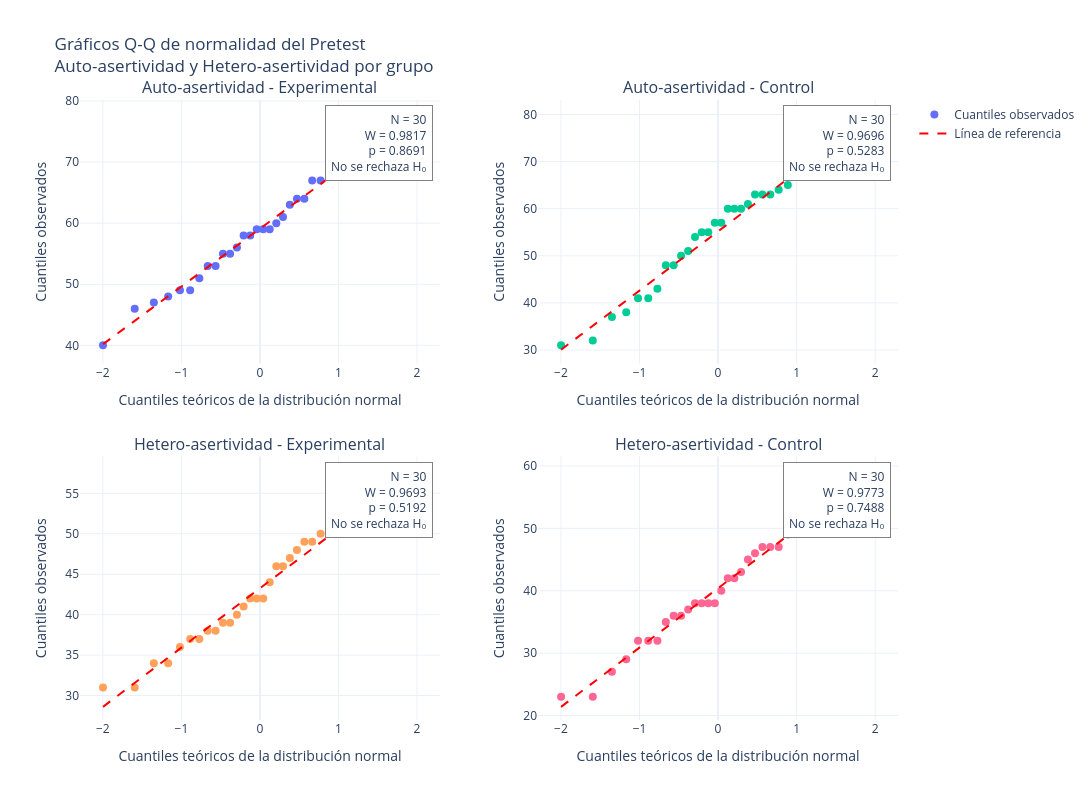

The cell this chart's notebook holds for it:
### Code cell
alpha = 0.05

# Seleccionar el test
test = 'pretest'

variables = ['Auto-asertividad', 'Hetero-asertividad']
grupos = ['experimental', 'control']

# Normalizar categorías
datos = estilos_aplicados.copy()

for columna in ['Grupo', 'Test']:
    datos[columna] = (
        datos[columna]
        .astype(str)
        .str.strip()
        .str.lower()
    )

# Filtrar test seleccionado
datos_test = datos[
    datos['Test'] == test
].copy()

# Crear subgráficos: 2 filas x 2 columnas
fig = make_subplots(
    rows=2,
    cols=2,
    subplot_titles=[
        f'{variable} - {grupo.capitalize()}'
        for variable in variables
        for grupo in grupos
    ],
    horizontal_spacing=0.12,
    vertical_spacing=0.15
)

# Recorrer variables y grupos
for fila, variable in enumerate(variables, start=1):

    for columna, grupo_nombre in enumerate(grupos, start=1):

        # Filtrar datos
        datos_filtrados = datos_test[
            datos_test['Grupo'] == grupo_nombre
        ]

        valores = (
            datos_filtrados[variable]
            .dropna()
            .to_numpy()
        )

        n = len(valores)

        # Verificar tamaño mínimo
        if n < 3:
            continue

        # Prueba de Shapiro-Wilk
        resultado_shapiro = shapiro(valores)

        W = resultado_shapiro.statistic
        pvalue = resultado_shapiro.pvalue

        # Calcular cuantiles teóricos y observados
        (cuantiles_teoricos, cuantiles_observados), (
            pendiente, intercepto, r
        ) = probplot(
            valores,
            dist='norm',
            fit=True
        )

        # Gráfico Q-Q
        fig.add_trace(
            go.Scatter(
                x=cuantiles_teoricos,
                y=cuantiles_observados,
                mode='markers',
                name='Cuantiles observados',
                showlegend=(
                    fila == 1 and columna == 1
                ),
                marker=dict(size=8),
                hovertemplate=(
                    'Cuantil teórico: %{x:.3f}<br>'
                    'Cuantil observado: %{y:.3f}'
                    '<extra></extra>'
                )
            ),
            row=fila,
            col=columna
        )

        # Línea de referencia
        x_linea = np.linspace(
            min(cuantiles_teoricos),
            max(cuantiles_teoricos),
            100
        )

        y_linea = pendiente * x_linea + intercepto

        fig.add_trace(
            go.Scatter(
                x=x_linea,
                y=y_linea,
                mode='lines',
                name='Línea de referencia',
                showlegend=(
                    fila == 1 and columna == 1
                ),
                line=dict(
                    color='red',
                    dash='dash',
                    width=2
                ),
                hoverinfo='skip'
            ),
            row=fila,
            col=columna
        )

        # Decisión de normalidad
        if pvalue > alpha:
            decision = 'No se rechaza H₀'
        else:
            decision = 'Se rechaza H₀'

        # Anotación de resultados
        fig.add_annotation(
            x=0.98,
            y=0.98,
            xref='x domain',
            yref='y domain',
            text=(
                f'N = {n}<br>'
                f'W = {W:.4f}<br>'
                f'p = {pvalue:.4f}<br>'
                f'{decision}'
            ),
            showarrow=False,
            align='right',
            bgcolor='white',
            bordercolor='gray',
            borderwidth=1,
            borderpad=5,
            row=fila,
            col=columna
        )

# Configuración general
fig.update_layout(
    title=(
        f'Gráficos Q-Q de normalidad del {test.capitalize()}'
        '<br>Auto-asertividad y Hetero-asertividad por grupo'
    ),
    height=800,
    width=1200,
    template='plotly_white'
)

# Configurar ejes
fig.update_xaxes(
    title_text='Cuantiles teóricos de la distribución normal'
)

fig.update_yaxes(
    title_text='Cuantiles observados'
)

fig.show()

### Figure 1 — Plotly figure (JSON) as saved in the notebook; plotly's stock layout.template omitted (floating-point values rounded to 4 significant figures)
{"data": [{"hovertemplate": "Cuantil teórico: %{x:.3f}<br>Cuantil observado: %{y:.3f}<extra></extra>", "marker": {"size": 8}, "mode": "markers", "name": "Cuantiles observados", "showlegend": true, "type": "scatter", "x": [-1.998, -1.595, -1.351, -1.169, -1.019, -0.8885, -0.7719, -0.6651, -0.5653, -0.4709, -0.3805, -0.2931, -0.2079, -0.1241, -0.04129, 0.04129, 0.1241, 0.2079, 0.2931, 0.3805, 0.4709, 0.5653, 0.6651, 0.7719, 0.8885, 1.019, 1.169, 1.351, 1.595, 1.998], "xaxis": "x", "y": [40, 46, 47, 48, 49, 49, 51, 53, 53, 55, 55, 56, 58, 58, 59, 59, 59, 60, 61, 63, 64, 64, 67, 67, 69, 69, 70, 74, 74, 76], "yaxis": "y"}, {"hoverinfo": "skip", "line": {"color": "red", "dash": "dash", "width": 2}, "mode": "lines", "name": "Línea de referencia", "showlegend": true, "type": "scatter", "x": [-1.998, -1.958, -1.918, -1.877, -1.837, -1.796, -1.756, -1.716, -1.675, -1.635, -1.595, -1.554, -1.514, -1.474, -1.433, -1.393, -1.352, -1.312, -1.272, -1.231, -1.191, -1.151, -1.11, -1.07, -1.029, -0.9891, -0.9487, -0.9083, -0.868, -0.8276, -0.7872, -0.7469, -0.7065, -0.6661, -0.6257, -0.5854, -0.545, -0.5046, -0.4643, -0.4239, -0.3835, -0.3431, -0.3028, -0.2624, -0.222, -0.1817, -0.1413, -0.1009, -0.06056, -0.02019, 0.02019, 0.06056, 0.1009, 0.1413, 0.1817, 0.222, 0.2624, 0.3028, 0.3431, 0.3835, 0.4239, 0.4643, 0.5046, 0.545, 0.5854, 0.6257, 0.6661, 0.7065, 0.7469, 0.7872, 0.8276, 0.868, 0.9083, 0.9487, 0.9891, 1.029, 1.07, 1.11, 1.151, 1.191, 1.231, 1.272, 1.312, 1.352, 1.393, 1.433, 1.474, 1.514, 1.554, 1.595, 1.635, 1.675, 1.716, 1.756, 1.796, 1.837, 1.877, 1.918, 1.958, 1.998], "xaxis": "x", "y": [40.19, 40.57, 40.95, 41.33, 41.72, 42.1, 42.48, 42.86, 43.24, 43.63, 44.01, 44.39, 44.77, 45.16, 45.54, 45.92, 46.3, 46.68, 47.07, 47.45, 47.83, 48.21, 48.59, 48.98, 49.36, 49.74, 50.12, 50.5, 50.89, 51.27, 51.65, 52.03, 52.41, 52.8, 53.18, 53.56, 53.94, 54.32, 54.71, 55.09, 55.47, 55.85, 56.23, 56.62, 57.0, 57.38, 57.76, 58.14, 58.53, 58.91, 59.29, 59.67, 60.06, 60.44, 60.82, 61.2, 61.58, 61.97, 62.35, 62.73, 63.11, 63.49, 63.88, 64.26, 64.64, 65.02, 65.4, 65.79, 66.17, 66.55, 66.93, 67.31, 67.7, 68.08, 68.46, 68.84, 69.22, 69.61, 69.99, 70.37, 70.75, 71.13, 71.52, 71.9, 72.28, 72.66, 73.04, 73.43, 73.81, 74.19, 74.57, 74.96, 75.34, 75.72, 76.1, 76.48, 76.87, 77.25, 77.63, 78.01], "yaxis": "y"}, {"hovertemplate": "Cuantil teórico: %{x:.3f}<br>Cuantil observado: %{y:.3f}<extra></extra>", "marker": {"size": 8}, "mode": "markers", "name": "Cuantiles observados", "showlegend": false, "type": "scatter", "x": [-1.998, -1.595, -1.351, -1.169, -1.019, -0.8885, -0.7719, -0.6651, -0.5653, -0.4709, -0.3805, -0.2931, -0.2079, -0.1241, -0.04129, 0.04129, 0.1241, 0.2079, 0.2931, 0.3805, 0.4709, 0.5653, 0.6651, 0.7719, 0.8885, 1.019, 1.169, 1.351, 1.595, 1.998], "xaxis": "x2", "y": [31, 32, 37, 38, 41, 41, 43, 48, 48, 50, 51, 54, 55, 55, 57, 57, 60, 60, 60, 61, 63, 63, 63, 64, 65, 67, 70, 71, 71, 79], "yaxis": "y2"}, {"hoverinfo": "skip", "line": {"color": "red", "dash": "dash", "width": 2}, "mode": "lines", "name": "Línea de referencia", "showlegend": false, "type": "scatter", "x": [-1.998, -1.958, -1.918, -1.877, -1.837, -1.796, -1.756, -1.716, -1.675, -1.635, -1.595, -1.554, -1.514, -1.474, -1.433, -1.393, -1.352, -1.312, -1.272, -1.231, -1.191, -1.151, -1.11, -1.07, -1.029, -0.9891, -0.9487, -0.9083, -0.868, -0.8276, -0.7872, -0.7469, -0.7065, -0.6661, -0.6257, -0.5854, -0.545, -0.5046, -0.4643, -0.4239, -0.3835, -0.3431, -0.3028, -0.2624, -0.222, -0.1817, -0.1413, -0.1009, -0.06056, -0.02019, 0.02019, 0.06056, 0.1009, 0.1413, 0.1817, 0.222, 0.2624, 0.3028, 0.3431, 0.3835, 0.4239, 0.4643, 0.5046, 0.545, 0.5854, 0.6257, 0.6661, 0.7065, 0.7469, 0.7872, 0.8276, 0.868, 0.9083, 0.9487, 0.9891, 1.029, 1.07, 1.11, 1.151, 1.191, 1.231, 1.272, 1.312, 1.352, 1.393, 1.433, 1.474, 1.514, 1.554, 1.595, 1.635, 1.675, 1.716, 1.756, 1.796, 1.837, 1.877, 1.918, 1.958, 1.998], "xaxis": "x2", "y": [30.06, 30.57, 31.08, 31.59, 32.09, 32.6, 33.11, 33.61, 34.12, 34.63, 35.14, 35.64, 36.15, 36.66, 37.16, 37.67, 38.18, 38.69, 39.19, 39.7, 40.21, 40.71, 41.22, 41.73, 42.24, 42.74, 43.25, 43.76, 44.26, 44.77, 45.28, 45.79, 46.29, 46.8, 47.31, 47.81, 48.32, 48.83, 49.33, 49.84, 50.35, 50.86, 51.36, 51.87, 52.38, 52.88, 53.39, 53.9, 54.41, 54.91, 55.42, 55.93, 56.43, 56.94, 57.45, 57.96, 58.46, 58.97, 59.48, 59.98, 60.49, 61.0, 61.51, 62.01, 62.52, 63.03, 63.53, 64.04, 64.55, 65.06, 65.56, 66.07, 66.58, 67.08, 67.59, 68.1, 68.61, 69.11, 69.62, 70.13, 70.63, 71.14, 71.65, 72.15, 72.66, 73.17, 73.68, 74.18, 74.69, 75.2, 75.7, 76.21, 76.72, 77.23, 77.73, 78.24, 78.75, 79.25, 79.76, 80.27], "yaxis": "y2"}, {"hovertemplate": "Cuantil teórico: %{x:.3f}<br>Cuantil observado: %{y:.3f}<extra></extra>", "marker": {"size": 8}, "mode": "markers", "name": "Cuantiles observados", "showlegend": false, "type": "scatter", "x": [-1.998, -1.595, -1.351, -1.169, -1.019, -0.8885, -0.7719, -0.6651, -0.5653, -0.4709, -0.3805, -0.2931, -0.2079, -0.1241, -0.04129, 0.04129, 0.1241, 0.2079, 0.2931, 0.3805, 0.4709, 0.5653, 0.6651, 0.7719, 0.8885, 1.019, 1.169, 1.351, 1.595, 1.998], "xaxis": "x3", "y": [31, 31, 34, 34, 36, 37, 37, 38, 38, 39, 39, 40, 41, 42, 42, 42, 44, 46, 46, 47, 48, 49, 49, 50, 51, 51, 52, 53, 54, 57], "yaxis": "y3"}, {"hoverinfo": "skip", "line": {"color": "red", "dash": "dash", "width": 2}, "mode": "lines", "name": "Línea de referencia", "showlegend": false, "type": "scatter", "x": [-1.998, -1.958, -1.918, -1.877, -1.837, -1.796, -1.756, -1.716, -1.675, -1.635, -1.595, -1.554, -1.514, -1.474, -1.433, -1.393, -1.352, -1.312, -1.272, -1.231, -1.191, -1.151, -1.11, -1.07, -1.029, -0.9891, -0.9487, -0.9083, -0.868, -0.8276, -0.7872, -0.7469, -0.7065, -0.6661, -0.6257, -0.5854, -0.545, -0.5046, -0.4643, -0.4239, -0.3835, -0.3431, -0.3028, -0.2624, -0.222, -0.1817, -0.1413, -0.1009, -0.06056, -0.02019, 0.02019, 0.06056, 0.1009, 0.1413, 0.1817, 0.222, 0.2624, 0.3028, 0.3431, 0.3835, 0.4239, 0.4643, 0.5046, 0.545, 0.5854, 0.6257, 0.6661, 0.7065, 0.7469, 0.7872, 0.8276, 0.868, 0.9083, 0.9487, 0.9891, 1.029, 1.07, 1.11, 1.151, 1.191, 1.231, 1.272, 1.312, 1.352, 1.393, 1.433, 1.474, 1.514, 1.554, 1.595, 1.635, 1.675, 1.716, 1.756, 1.796, 1.837, 1.877, 1.918, 1.958, 1.998], "xaxis": "x3", "y": [28.61, 28.9, 29.2, 29.5, 29.79, 30.09, 30.38, 30.68, 30.98, 31.27, 31.57, 31.87, 32.16, 32.46, 32.75, 33.05, 33.35, 33.64, 33.94, 34.23, 34.53, 34.83, 35.12, 35.42, 35.72, 36.01, 36.31, 36.6, 36.9, 37.2, 37.49, 37.79, 38.08, 38.38, 38.68, 38.97, 39.27, 39.56, 39.86, 40.16, 40.45, 40.75, 41.05, 41.34, 41.64, 41.93, 42.23, 42.53, 42.82, 43.12, 43.41, 43.71, 44.01, 44.3, 44.6, 44.9, 45.19, 45.49, 45.78, 46.08, 46.38, 46.67, 46.97, 47.26, 47.56, 47.86, 48.15, 48.45, 48.75, 49.04, 49.34, 49.63, 49.93, 50.23, 50.52, 50.82, 51.11, 51.41, 51.71, 52.0, 52.3, 52.6, 52.89, 53.19, 53.48, 53.78, 54.08, 54.37, 54.67, 54.96, 55.26, 55.56, 55.85, 56.15, 56.45, 56.74, 57.04, 57.33, 57.63, 57.93], "yaxis": "y3"}, {"hovertemplate": "Cuantil teórico: %{x:.3f}<br>Cuantil observado: %{y:.3f}<extra></extra>", "marker": {"size": 8}, "mode": "markers", "name": "Cuantiles observados", "showlegend": false, "type": "scatter", "x": [-1.998, -1.595, -1.351, -1.169, -1.019, -0.8885, -0.7719, -0.6651, -0.5653, -0.4709, -0.3805, -0.2931, -0.2079, -0.1241, -0.04129, 0.04129, 0.1241, 0.2079, 0.2931, 0.3805, 0.4709, 0.5653, 0.6651, 0.7719, 0.8885, 1.019, 1.169, 1.351, 1.595, 1.998], "xaxis": "x4", "y": [23, 23, 27, 29, 32, 32, 32, 35, 36, 36, 37, 38, 38, 38, 38, 40, 42, 42, 43, 45, 46, 47, 47, 47, 49, 50, 52, 54, 57, 57], "yaxis": "y4"}, {"hoverinfo": "skip", "line": {"color": "red", "dash": "dash", "width": 2}, "mode": "lines", "name": "Línea de referencia", "showlegend": false, "type": "scatter", "x": [-1.998, -1.958, -1.918, -1.877, -1.837, -1.796, -1.756, -1.716, -1.675, -1.635, -1.595, -1.554, -1.514, -1.474, -1.433, -1.393, -1.352, -1.312, -1.272, -1.231, -1.191, -1.151, -1.11, -1.07, -1.029, -0.9891, -0.9487, -0.9083, -0.868, -0.8276, -0.7872, -0.7469, -0.7065, -0.6661, -0.6257, -0.5854, -0.545, -0.5046, -0.4643, -0.4239, -0.3835, -0.3431, -0.3028, -0.2624, -0.222, -0.1817, -0.1413, -0.1009, -0.06056, -0.02019, 0.02019, 0.06056, 0.1009, 0.1413, 0.1817, 0.222, 0.2624, 0.3028, 0.3431, 0.3835, 0.4239, 0.4643, 0.5046, 0.545, 0.5854, 0.6257, 0.6661, 0.7065, 0.7469, 0.7872, 0.8276, 0.868, 0.9083, 0.9487, 0.9891, 1.029, 1.07, 1.11, 1.151, 1.191, 1.231, 1.272, 1.312, 1.352, 1.393, 1.433, 1.474, 1.514, 1.554, 1.595, 1.635, 1.675, 1.716, 1.756, 1.796, 1.837, 1.877, 1.918, 1.958, 1.998], "xaxis": "x4", "y": [21.39, 21.78, 22.16, 22.55, 22.93, 23.31, 23.7, 24.08, 24.47, 24.85, 25.23, 25.62, 26.0, 26.39, 26.77, 27.15, 27.54, 27.92, 28.3, 28.69, 29.07, 29.46, 29.84, 30.22, 30.61, 30.99, 31.38, 31.76, 32.14, 32.53, 32.91, 33.3, 33.68, 34.06, 34.45, 34.83, 35.22, 35.6, 35.98, 36.37, 36.75, 37.14, 37.52, 37.9, 38.29, 38.67, 39.06, 39.44, 39.82, 40.21, 40.59, 40.98, 41.36, 41.74, 42.13, 42.51, 42.9, 43.28, 43.66, 44.05, 44.43, 44.82, 45.2, 45.58, 45.97, 46.35, 46.74, 47.12, 47.5, 47.89, 48.27, 48.66, 49.04, 49.42, 49.81, 50.19, 50.58, 50.96, 51.34, 51.73, 52.11, 52.5, 52.88, 53.26, 53.65, 54.03, 54.41, 54.8, 55.18, 55.57, 55.95, 56.33, 56.72, 57.1, 57.49, 57.87, 58.25, 58.64, 59.02, 59.41], "yaxis": "y4"}], "layout": {"annotations": [{"font": {"size": 16}, "showarrow": false, "text": "Auto-asertividad - Experimental", "x": 0.22, "xanchor": "center", "xref": "paper", "y": 1, "yanchor": "bottom", "yref": "paper"}, {"font": {"size": 16}, "showarrow": false, "text": "Auto-asertividad - Control", "x": 0.78, "xanchor": "center", "xref": "paper", "y": 1, "yanchor": "bottom", "yref": "paper"}, {"font": {"size": 16}, "showarrow": false, "text": "Hetero-asertividad - Experimental", "x": 0.22, "xanchor": "center", "xref": "paper", "y": 0.425, "yanchor": "bottom", "yref": "paper"}, {"font": {"size": 16}, "showarrow": false, "text": "Hetero-asertividad - Control", "x": 0.78, "xanchor": "center", "xref": "paper", "y": 0.425, "yanchor": "bottom", "yref": "paper"}, {"align": "right", "bgcolor": "white", "bordercolor": "gray", "borderpad": 5, "borderwidth": 1, "showarrow": false, "text": "N = 30<br>W = 0.9817<br>p = 0.8691<br>No se rechaza H₀", "x": 0.98, "xref": "x domain", "y": 0.98, "yref": "y domain"}, {"align": "right", "bgcolor": "white", "bordercolor": "gray", "borderpad": 5, "borderwidth": 1, "showarrow": false, "text": "N = 30<br>W = 0.9696<br>p = 0.5283<br>No se rechaza H₀", "x": 0.98, "xref": "x2 domain", "y": 0.98, "yref": "y2 domain"}, {"align": "right", "bgcolor": "white", "bordercolor": "gray", "borderpad": 5, "borderwidth": 1, "showarrow": false, "text": "N = 30<br>W = 0.9693<br>p = 0.5192<br>No se rechaza H₀", "x": 0.98, "xref": "x3 domain", "y": 0.98, "yref": "y3 domain"}, {"align": "right", "bgcolor": "white", "bordercolor": "gray", "borderpad": 5, "borderwidth": 1, "showarrow": false, "text": "N = 30<br>W = 0.9773<br>p = 0.7488<br>No se rechaza H₀", "x": 0.98, "xref": "x4 domain", "y": 0.98, "yref": "y4 domain"}], "height": 800, "title": {"text": "Gráficos Q-Q de normalidad del Pretest<br>Auto-asertividad y Hetero-asertividad por grupo"}, "width": 1200, "xaxis": {"anchor": "y", "domain": [0, 0.44], "title": {"text": "Cuantiles teóricos de la distribución normal"}}, "xaxis2": {"anchor": "y2", "domain": [0.56, 1], "title": {"text": "Cuantiles teóricos de la distribución normal"}}, "xaxis3": {"anchor": "y3", "domain": [0, 0.44], "title": {"text": "Cuantiles teóricos de la distribución normal"}}, "xaxis4": {"anchor": "y4", "domain": [0.56, 1], "title": {"text": "Cuantiles teóricos de la distribución normal"}}, "yaxis": {"anchor": "x", "domain": [0.575, 1], "title": {"text": "Cuantiles observados"}}, "yaxis2": {"anchor": "x2", "domain": [0.575, 1], "title": {"text": "Cuantiles observados"}}, "yaxis3": {"anchor": "x3", "domain": [0, 0.425], "title": {"text": "Cuantiles observados"}}, "yaxis4": {"anchor": "x4", "domain": [0, 0.425], "title": {"text": "Cuantiles observados"}}}}
